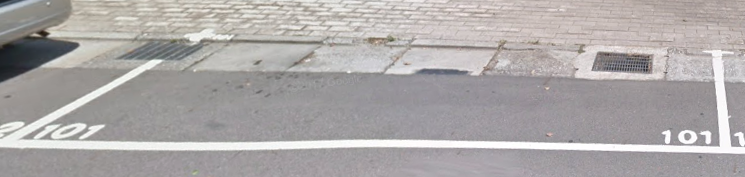
#> input picture parkingLot.png, 745 x 177 px
$ jupyter execute '4.Image Video analysis.ipynb'
#> lines starting #> are read from the running program, lines starting #| are printed output that depends on the picture; after the words box and inside, x2 and y2 are one past the last pixel; in counts of white or black regions, pixels touching at a corner belong together
[cell 1]
import numpy as np
import cv2

img = cv2.imread('parkingLot.png', cv2.IMREAD_COLOR)
#> img is the input picture: shape (177, 745, 3); mean B, G, R 167.9, 168.3, 172.4

px = img[55,55]
#> px = [69, 65, 56]
img [55,55]= [255,255,255]
#> img: shape (177, 745, 3); under 0.01% of pixels changed, all inside (x1, y1, x2, y2) = (55, 55, 56, 56)
print(px)
#| [255 255 255]

#ROI : region of Image
img[100:150, 100:150] = [255,255,255]
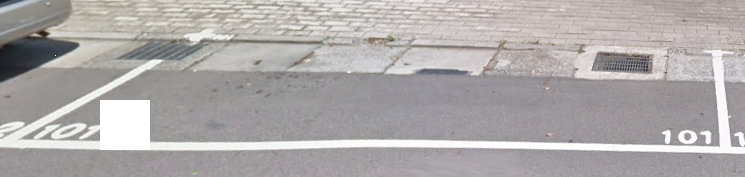
#> img: shape (177, 745, 3); mean B, G, R 169.7, 170, 174

road_place = img[37:111,107:194]
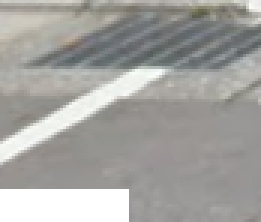
#> road_place: shape (74, 87, 3) (shown 3 times larger); mean B, G, R 159.5, 162.8, 163.4
img[0:74, 0:87] = road_place
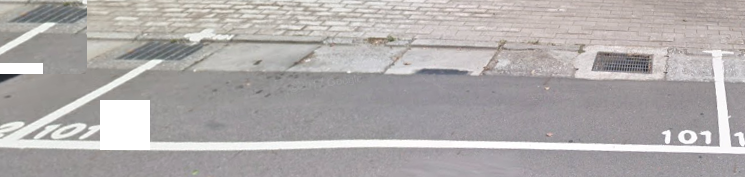
#> img: shape (177, 745, 3); 4.88% of pixels changed, all inside (x1, y1, x2, y2) = (0, 0, 87, 74)

cv2.imshow('image',img)
cv2.waitKey(0)
cv2.destroyAllWindows()
